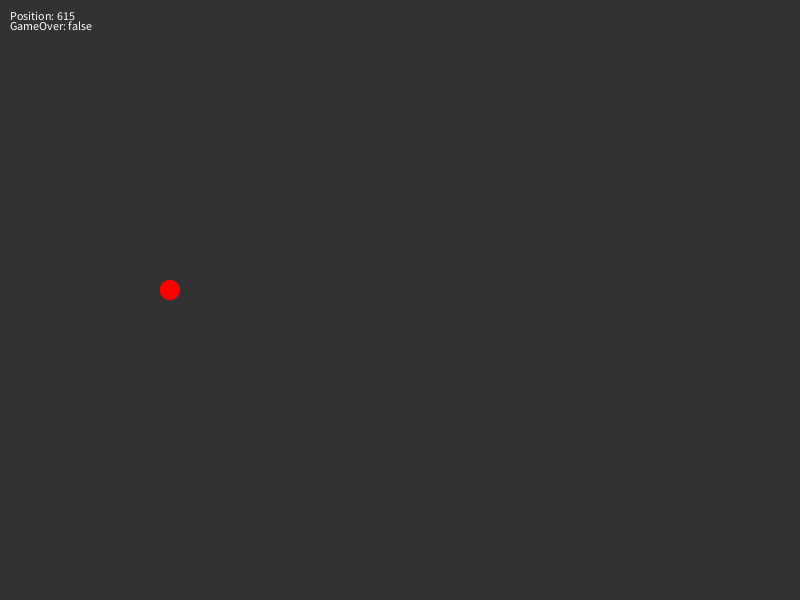
Frame 1 (no input)
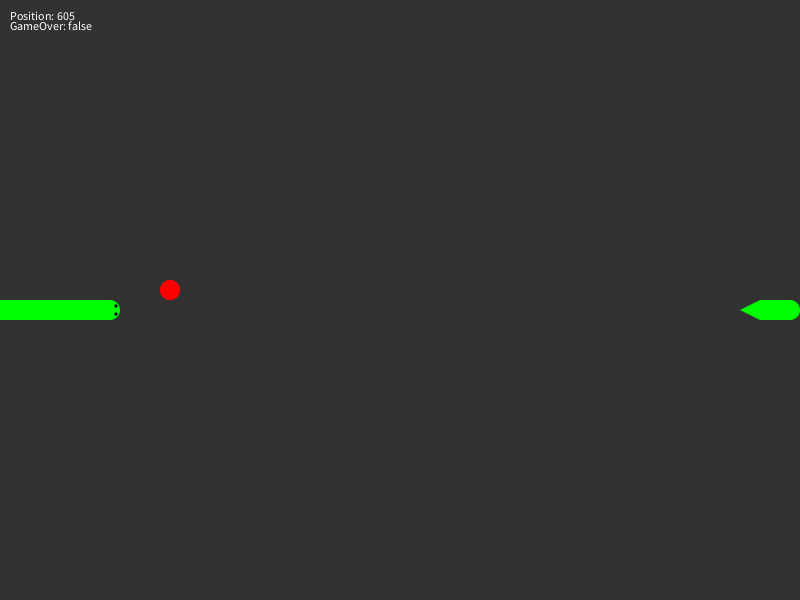
Frame 60 (the mouse pressed at the canvas centre just before this capture)
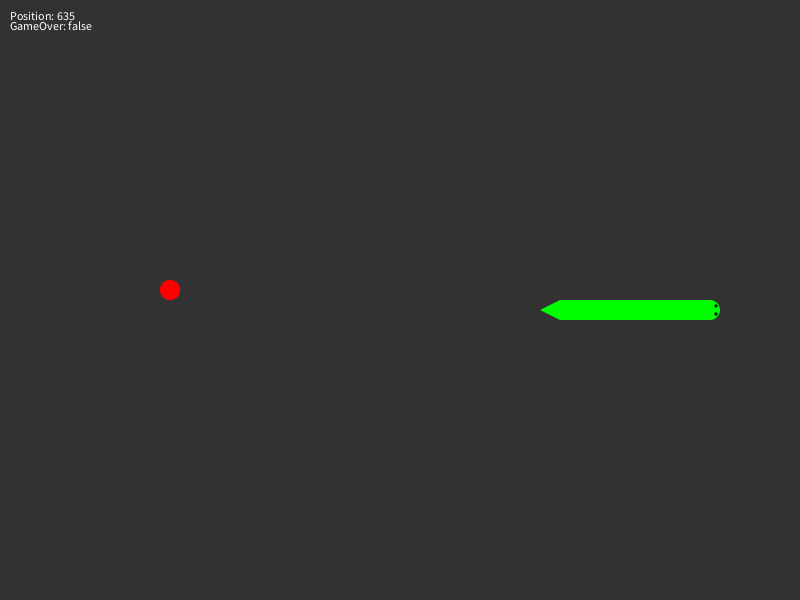
Frame 120 (the mouse held since frame 60 and released just before this capture)

The Processing sketch that drew these frames (run headless with seeded random() and noise(); from frame 60 on, the mouse is pressed at the canvas centre):

// Processing sketch: Snake
// ── Snake.pde
import java.util.Random;

Random r = new Random();
Screen screen;
color snakeColor = color(0, 255, 0);
Player player;

void setup() {
  size(800, 600);
  restart();
}

void restart() {
  screen = new Screen(800, 600, 30, 40);
  player = screen.player;
}

void draw() {
  screen.update();
  screen.draw();
}

// ── Apple.pde
class Apple {
  int pos;
  int maxPos;
  Apple(int maxPos) {
    this.maxPos = maxPos;
    pos = r.nextInt(maxPos);
  }
  void eat() {
    pos = r.nextInt(maxPos);
  }
  void draw() {
    fill(255,0,0);
    ellipse((pos%screen.cols+0.5)*(screen.w/screen.cols), (pos/screen.cols+0.5)*screen.h/screen.rows, screen.w/screen.cols+0.2, screen.h/screen.rows+0.2);
  }
}

// ── Controls.pde
void keyPressed() {
  if (key == '+') {
    screen.player.addSegment();
  }
  if (keyCode == UP) {
    if (player.getAbove(player.body[0]) != player.body[1]) {
      screen.player.direction = 0;
    }
  }
  if (keyCode == DOWN) {
    if (player.getBelow(player.body[0]) != player.body[1]) {
      screen.player.direction = 2;
    }
  }
  if (keyCode == LEFT) {
    if (player.getLeft(player.body[0]) != player.body[1]) {
      screen.player.direction = 3;
    }
  }
  if (keyCode == RIGHT) {
    if (player.getRight(player.body[0]) != player.body[1]) {
      screen.player.direction = 1;
    }
  }
  if (Character.toUpperCase(key) == Character.toUpperCase('r')) {
    
  }
}

// ── Player.pde
class Player {
  //snake attributes
  int body[];
  int nextPos;
  int speed;
  int segmentCount = 1;
  int direction = 1;

  //field proportions
  int rows;
  int cols;
  float w;
  float h;

  int count = 0;
  boolean gameOver = false;
  int lastTailPos = -1;

  Player(int rows, int cols, float w, float h) {
    this.rows = rows;
    this.cols = cols;
    this.w = w;
    this.h = h;
    speed = 100/cols;
    body = new int[rows*cols];
    body[0] = body.length/2+rows/2;
    addSegment();
    addSegment();
    addSegment();
    addSegment();
    addSegment();
    addSegment();
    addSegment();
    addSegment();
  }

  void update() {
    if (!gameOver) {
      count++;
      if (count>=speed) {
        count = count-speed;
        int nextPos = getNextPos();
        //if no collision
        if (nextPos != -1) {
          for (int i = segmentCount; i>0; i--) {
            body[i] = body[i-1];
          }
          body[0] = nextPos;
        }
      }
      
      if(body[0]==screen.apple.pos) {
        screen.apple.eat();
        addSegment();
      }
      
    }
  }

  void draw() {
    fill(255);
    text("Position: "+body[0], 10, 20);
    text("GameOver: "+gameOver, 10, 30);
    fill(snakeColor);
    if (segmentCount>1) {
      for (int i = 1; i<segmentCount-1; i++) {
        drawSegmentByNumber(i);
      }
      drawHead();
      drawTail();
    } else {
      for (int i = 0; i<segmentCount; i++) {
        drawSegmentByNumber(i);
      }
    }
  }

  void drawHead() {
    int pos = body[0];
    fill(snakeColor);
    if (body[1]==getAbove(body[0])) {
      ellipse((pos%cols+0.5)*(w/cols), (pos/cols+0.5)*h/rows, w/cols, h/rows);
      rect((pos%cols)*(w/cols), (pos/cols-0.5)*h/rows, w/cols, h/rows);
      fill(0);
      circle((pos%cols+0.3)*(w/cols), (pos/cols+0.7)*h/rows, w/cols/6);
      circle((pos%cols+0.7)*(w/cols), (pos/cols+0.7)*h/rows, w/cols/6);
    }
    if (body[1]==getBelow(body[0])) {
      ellipse((pos%cols+0.5)*(w/cols), (pos/cols+0.5)*h/rows, w/cols, h/rows);
      rect((pos%cols)*(w/cols), (pos/cols+0.5)*h/rows, w/cols, h/rows);
      fill(0);
      circle((pos%cols+0.3)*(w/cols), (pos/cols+0.3)*h/rows, w/cols/6);
      circle((pos%cols+0.7)*(w/cols), (pos/cols+0.3)*h/rows, w/cols/6);
    }
    if (body[1]==getLeft(body[0])) {
      ellipse((pos%cols+0.5)*(w/cols), (pos/cols+0.5)*h/rows, w/cols, h/rows);
      rect((pos%cols-0.5)*(w/cols), (pos/cols)*h/rows, w/cols, h/rows);
      fill(0);
      circle((pos%cols+0.8)*(w/cols), (pos/cols+0.3)*h/rows, w/cols/6);
      circle((pos%cols+0.8)*(w/cols), (pos/cols+0.7)*h/rows, w/cols/6);
    }
    if (body[1]==getRight(body[0])) {
      ellipse((pos%cols+0.5)*(w/cols), (pos/cols+0.5)*h/rows, w/cols, h/rows);
      rect((pos%cols+0.5)*(w/cols), (pos/cols)*h/rows, w/cols, h/rows);
      fill(0);
      circle((pos%cols+0.2)*(w/cols), (pos/cols+0.3)*h/rows, w/cols/6);
      circle((pos%cols+0.2)*(w/cols), (pos/cols+0.7)*h/rows, w/cols/6);
    }
  }

  void drawSegmentByNumber(int num) {
    int pos = body[num];
    boolean last = (num==segmentCount-2);
    fill(snakeColor);
    if (body[num+1]==getAbove(body[num])) {
      ellipse((pos%cols+0.5)*(w/cols), (pos/cols+0.5)*h/rows, w/cols, h/rows);
      rect((pos%cols)*(w/cols), (pos/cols - (last ? 0 : 0.5))*h/rows, w/cols, h/rows * (last ? 0.5 : 1));
      fill(0);
    }
    if (body[num+1]==getBelow(body[num])) {
      ellipse((pos%cols+0.5)*(w/cols), (pos/cols+0.5)*h/rows, w/cols, h/rows);
      rect((pos%cols)*(w/cols), (pos/cols+0.5)*h/rows, w/cols, h/rows * (last ? 0.5 : 1));
      fill(0);
    }
    if (body[num+1]==getLeft(body[num])) {
      ellipse((pos%cols+0.5)*(w/cols), (pos/cols+0.5)*h/rows, w/cols, h/rows);
      rect((pos%cols - (last ? 0 : 0.5))*(w/cols), (pos/cols)*h/rows, w/cols * (last ? 0.5 : 1), h/rows);
      fill(0);
    }
    if (body[num+1]==getRight(body[num])) {
      ellipse((pos%cols+0.5)*(w/cols), (pos/cols+0.5)*h/rows, w/cols, h/rows);
      rect((pos%cols+0.5)*(w/cols), (pos/cols)*h/rows, w/cols * (last ? 0.5 : 1), h/rows);
      fill(0);
    }
  }

  void drawSegment(int pos) {
    rect((pos%cols)*(w/cols), (pos/cols)*h/rows, w/cols+0.2, h/rows+0.2);
  }

  void drawTail() {
    fill(snakeColor);
    int pos = body[segmentCount-1];
    if (body[segmentCount-2]==getAbove(body[segmentCount-1])) {
      triangle((pos%cols)*(w/cols), (pos/cols)*h/rows, (pos%cols+1)*(w/cols), (pos/cols)*h/rows, (pos%cols+0.5)*(w/cols), (pos/cols+1)*h/rows);
    }
    if (body[segmentCount-2]==getBelow(body[segmentCount-1])) {
      triangle((pos%cols)*(w/cols), (pos/cols+1)*h/rows, (pos%cols+1)*(w/cols), (pos/cols+1)*h/rows, (pos%cols+0.5)*(w/cols), (pos/cols)*h/rows);
    }
    if (body[segmentCount-2]==getLeft(body[segmentCount-1])) {
      triangle((pos%cols)*(w/cols), (pos/cols)*h/rows, (pos%cols)*(w/cols), (pos/cols+1)*h/rows, (pos%cols+1)*(w/cols), (pos/cols+0.5)*h/rows);
    }
    if (body[segmentCount-2]==getRight(body[segmentCount-1])) {
      triangle((pos%cols+1)*(w/cols), (pos/cols)*h/rows, (pos%cols+1)*(w/cols), (pos/cols+1)*h/rows, (pos%cols)*(w/cols), (pos/cols+0.5)*h/rows);
    }
  }

  void addSegment() {
    body[segmentCount] = body[segmentCount-1];
    segmentCount++;
  }

  int getLeft(int of) {
    if ((of%cols)== 0) return of + cols - 1;
    return of - 1;
  }
  int getRight(int of) {
    if ((of+1)%cols == 0) return of - cols + 1;
    return of + 1;
  }
  int getAbove(int of) {
    if (of-cols < 0) return of + cols*(rows-1);
    return of - cols;
  }
  int getBelow(int of) {
    if ((of+cols) >= cols*rows) return of % cols;
    return of + cols;
  }

  int getNextPos() {
    switch(direction) {
    case 0:
      nextPos = getAbove(body[0]);
      break;
    case 1: 
      nextPos = getRight(body[0]);
      break;
    case 2: 
      nextPos = getBelow(body[0]);
      break;
    default: 
      nextPos = getLeft(body[0]);
      break;
    }
    for (int i = 1; i<segmentCount-1; i++) {
      if (nextPos == body[i]) {
        gameOver = true;
        return -1;
      }
    }
    return nextPos;
  }

  boolean isColliding(int pos) {
    for (int i = 0; i<body.length; i++) {
      if (body[i]==pos) return true;
    }
    return false;
  }
}

// ── Screen.pde
class Screen {
  float x;
  float y;
  float w;
  float h;
  int rows;
  int cols;
  Player player;
  Apple apple;
  Screen(float w, float h, int rows, int cols) {
    this.w = w;
    this.h = h;
    this.rows = rows;
    this.cols = cols;
    player = new Player(rows, cols, w, h);
    apple = new Apple(rows*cols);
  }
  void update() {
    player.update();
  }
  void draw() {
    pushMatrix();
    translate(x, y);
    noStroke();
    fill(50);
    rect(0, 0, w, h);
    player.draw();
    apple.draw();
    popMatrix();
  }
}
